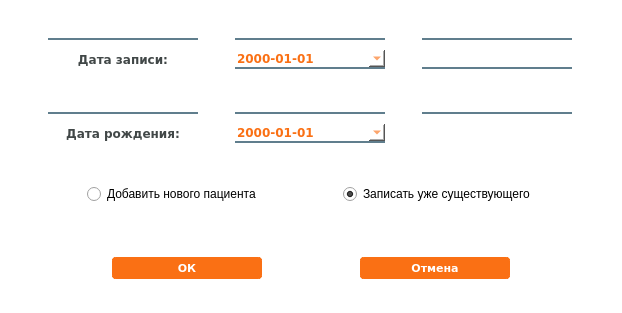
<?xml version="1.0" encoding="UTF-8"?>
<ui version="4.0">
 <class>Add</class>
 <widget class="QDialog" name="Add">
  <property name="geometry">
   <rect>
    <x>0</x>
    <y>0</y>
    <width>618</width>
    <height>313</height>
   </rect>
  </property>
  <property name="windowTitle">
   <string>Dialog</string>
  </property>
  <property name="styleSheet">
   <string notr="true">QDialog{
background:#ffffff;
}</string>
  </property>
  <layout class="QGridLayout" name="gridLayout_5">
   <item row="0" column="0">
    <widget class="QFrame" name="frame_19">
     <property name="sizePolicy">
      <sizepolicy hsizetype="Preferred" vsizetype="Preferred">
       <horstretch>0</horstretch>
       <verstretch>0</verstretch>
      </sizepolicy>
     </property>
     <property name="minimumSize">
      <size>
       <width>600</width>
       <height>0</height>
      </size>
     </property>
     <property name="frameShape">
      <enum>QFrame::NoFrame</enum>
     </property>
     <property name="frameShadow">
      <enum>QFrame::Raised</enum>
     </property>
     <layout class="QGridLayout" name="gridLayout_2">
      <property name="leftMargin">
       <number>0</number>
      </property>
      <property name="topMargin">
       <number>0</number>
      </property>
      <property name="rightMargin">
       <number>0</number>
      </property>
      <property name="bottomMargin">
       <number>0</number>
      </property>
      <property name="spacing">
       <number>0</number>
      </property>
      <item row="0" column="0">
       <widget class="QLineEdit" name="doctor">
        <property name="sizePolicy">
         <sizepolicy hsizetype="Fixed" vsizetype="Fixed">
          <horstretch>0</horstretch>
          <verstretch>0</verstretch>
         </sizepolicy>
        </property>
        <property name="minimumSize">
         <size>
          <width>150</width>
          <height>0</height>
         </size>
        </property>
        <property name="styleSheet">
         <string notr="true">QLineEdit {
  background-color: #ffffff;
   color: #fa7014;
  border-style:none none solid none;
  font-family:Verdana;
font-size:10;
font-weight:bold;
border-width: 2px;
border-color:#607e8d;
}

QLineEdit::hover {
	border-color:#435863;
	border-width: 2.5px;
}

QLineEdit::pressed{
	border-color:#263238;
  color: #414747; 

}




</string>
        </property>
       </widget>
      </item>
      <item row="0" column="1">
       <widget class="QLineEdit" name="cabinet">
        <property name="sizePolicy">
         <sizepolicy hsizetype="Fixed" vsizetype="Fixed">
          <horstretch>0</horstretch>
          <verstretch>0</verstretch>
         </sizepolicy>
        </property>
        <property name="minimumSize">
         <size>
          <width>150</width>
          <height>0</height>
         </size>
        </property>
        <property name="styleSheet">
         <string notr="true">QLineEdit {
  background-color: #ffffff;
   color: #fa7014;
  border-style:none none solid none;
  font-family:Verdana;
font-size:10;
font-weight:bold;
border-width: 2px;
border-color:#607e8d;
}

QLineEdit::hover {
	border-color:#435863;
	border-width: 2.5px;
}

QLineEdit::pressed{
	border-color:#263238;
  color: #414747; 

}




</string>
        </property>
       </widget>
      </item>
      <item row="0" column="2">
       <widget class="QLineEdit" name="time">
        <property name="sizePolicy">
         <sizepolicy hsizetype="Fixed" vsizetype="Fixed">
          <horstretch>0</horstretch>
          <verstretch>0</verstretch>
         </sizepolicy>
        </property>
        <property name="minimumSize">
         <size>
          <width>150</width>
          <height>0</height>
         </size>
        </property>
        <property name="styleSheet">
         <string notr="true">QLineEdit {
  background-color: #ffffff;
   color: #fa7014;
  border-style:none none solid none;
  font-family:Verdana;
font-size:10;
font-weight:bold;
border-width: 2px;
border-color:#607e8d;
}

QLineEdit::hover {
	border-color:#435863;
	border-width: 2.5px;
}

QLineEdit::pressed{
	border-color:#263238;
  color: #414747; 

}




</string>
        </property>
       </widget>
      </item>
      <item row="1" column="1">
       <widget class="QDateEdit" name="dateEdit">
        <property name="styleSheet">
         <string notr="true">QDateTimeEdit {
  background-color: #ffffff;
   color: #fa7014;
  border-style:none none solid none;
  font-family:Verdana;
font-size:10;
font-weight:bold;
border-width: 2px;
border-color:#607e8d;
}

</string>
        </property>
        <property name="displayFormat">
         <string>yyyy-MM-dd</string>
        </property>
        <property name="calendarPopup">
         <bool>true</bool>
        </property>
       </widget>
      </item>
      <item row="1" column="0">
       <widget class="QLabel" name="label">
        <property name="styleSheet">
         <string notr="true">QLabel {
  color: #414747; 
  border-style:nonet;
  font-family:Verdana;
    text-align:  center;
font-size:10;
font-weight:bold;

}</string>
        </property>
        <property name="text">
         <string>Дата записи:</string>
        </property>
        <property name="alignment">
         <set>Qt::AlignCenter</set>
        </property>
       </widget>
      </item>
      <item row="1" column="2">
       <widget class="QLineEdit" name="patient">
        <property name="sizePolicy">
         <sizepolicy hsizetype="Fixed" vsizetype="Fixed">
          <horstretch>0</horstretch>
          <verstretch>0</verstretch>
         </sizepolicy>
        </property>
        <property name="minimumSize">
         <size>
          <width>150</width>
          <height>0</height>
         </size>
        </property>
        <property name="focusPolicy">
         <enum>Qt::StrongFocus</enum>
        </property>
        <property name="styleSheet">
         <string notr="true">QLineEdit {
  background-color: #ffffff;
   color: #fa7014;
  border-style:none none solid none;
  font-family:Verdana;
font-size:10;
font-weight:bold;
border-width: 2px;
border-color:#607e8d;
}

QLineEdit::hover {
	border-color:#435863;
	border-width: 2.5px;
}

QLineEdit::pressed{
	border-color:#263238;
  color: #414747; 

}




</string>
        </property>
       </widget>
      </item>
     </layout>
    </widget>
   </item>
   <item row="1" column="0">
    <widget class="QFrame" name="frame_20">
     <property name="sizePolicy">
      <sizepolicy hsizetype="Preferred" vsizetype="Preferred">
       <horstretch>0</horstretch>
       <verstretch>0</verstretch>
      </sizepolicy>
     </property>
     <property name="minimumSize">
      <size>
       <width>600</width>
       <height>0</height>
      </size>
     </property>
     <property name="frameShape">
      <enum>QFrame::NoFrame</enum>
     </property>
     <property name="frameShadow">
      <enum>QFrame::Raised</enum>
     </property>
     <layout class="QGridLayout" name="gridLayout_3">
      <property name="leftMargin">
       <number>0</number>
      </property>
      <property name="topMargin">
       <number>0</number>
      </property>
      <property name="rightMargin">
       <number>0</number>
      </property>
      <property name="bottomMargin">
       <number>0</number>
      </property>
      <property name="spacing">
       <number>0</number>
      </property>
      <item row="0" column="2">
       <widget class="QLineEdit" name="passport">
        <property name="sizePolicy">
         <sizepolicy hsizetype="Fixed" vsizetype="Fixed">
          <horstretch>0</horstretch>
          <verstretch>0</verstretch>
         </sizepolicy>
        </property>
        <property name="minimumSize">
         <size>
          <width>150</width>
          <height>0</height>
         </size>
        </property>
        <property name="styleSheet">
         <string notr="true">QLineEdit {
  background-color: #ffffff;
   color: #fa7014;
  border-style:none none solid none;
  font-family:Verdana;
font-size:10;
font-weight:bold;
border-width: 2px;
border-color:#607e8d;
}

QLineEdit::hover {
	border-color:#435863;
	border-width: 2.5px;
}

QLineEdit::pressed{
	border-color:#263238;
  color: #414747; 

}




</string>
        </property>
       </widget>
      </item>
      <item row="0" column="1">
       <widget class="QLineEdit" name="strahovk">
        <property name="sizePolicy">
         <sizepolicy hsizetype="Fixed" vsizetype="Fixed">
          <horstretch>0</horstretch>
          <verstretch>0</verstretch>
         </sizepolicy>
        </property>
        <property name="minimumSize">
         <size>
          <width>150</width>
          <height>0</height>
         </size>
        </property>
        <property name="styleSheet">
         <string notr="true">QLineEdit {
  background-color: #ffffff;
   color: #fa7014;
  border-style:none none solid none;
  font-family:Verdana;
font-size:10;
font-weight:bold;
border-width: 2px;
border-color:#607e8d;
}

QLineEdit::hover {
	border-color:#435863;
	border-width: 2.5px;
}

QLineEdit::pressed{
	border-color:#263238;
  color: #414747; 

}




</string>
        </property>
       </widget>
      </item>
      <item row="0" column="0">
       <widget class="QLineEdit" name="address">
        <property name="sizePolicy">
         <sizepolicy hsizetype="Fixed" vsizetype="Fixed">
          <horstretch>0</horstretch>
          <verstretch>0</verstretch>
         </sizepolicy>
        </property>
        <property name="minimumSize">
         <size>
          <width>150</width>
          <height>0</height>
         </size>
        </property>
        <property name="styleSheet">
         <string notr="true">QLineEdit {
  background-color: #ffffff;
   color: #fa7014;
  border-style:none none solid none;
  font-family:Verdana;
font-size:10;
font-weight:bold;
border-width: 2px;
border-color:#607e8d;
}

QLineEdit::hover {
	border-color:#435863;
	border-width: 2.5px;
}

QLineEdit::pressed{
	border-color:#263238;
  color: #414747; 

}




</string>
        </property>
       </widget>
      </item>
      <item row="1" column="0">
       <widget class="QLabel" name="label_2">
        <property name="styleSheet">
         <string notr="true">QLabel {
  color: #414747; 
  border-style:nonet;
  font-family:Verdana;
    text-align:  center;
font-size:10;
font-weight:bold;

}</string>
        </property>
        <property name="text">
         <string>Дата рождения:</string>
        </property>
        <property name="alignment">
         <set>Qt::AlignCenter</set>
        </property>
       </widget>
      </item>
      <item row="1" column="1">
       <widget class="QDateEdit" name="dateEdit_2">
        <property name="styleSheet">
         <string notr="true">QDateTimeEdit {
  background-color: #ffffff;
   color: #fa7014;
  border-style:none none solid none;
  font-family:Verdana;
font-size:10;
font-weight:bold;
border-width: 2px;
border-color:#607e8d;
}

</string>
        </property>
        <property name="displayFormat">
         <string>yyyy-MM-dd</string>
        </property>
        <property name="calendarPopup">
         <bool>true</bool>
        </property>
       </widget>
      </item>
     </layout>
    </widget>
   </item>
   <item row="2" column="0">
    <widget class="QFrame" name="frame_2">
     <property name="layoutDirection">
      <enum>Qt::LeftToRight</enum>
     </property>
     <property name="frameShape">
      <enum>QFrame::NoFrame</enum>
     </property>
     <property name="frameShadow">
      <enum>QFrame::Sunken</enum>
     </property>
     <layout class="QGridLayout" name="gridLayout_4">
      <property name="sizeConstraint">
       <enum>QLayout::SetNoConstraint</enum>
      </property>
      <property name="leftMargin">
       <number>0</number>
      </property>
      <property name="topMargin">
       <number>0</number>
      </property>
      <property name="rightMargin">
       <number>0</number>
      </property>
      <property name="bottomMargin">
       <number>0</number>
      </property>
      <property name="horizontalSpacing">
       <number>6</number>
      </property>
      <property name="verticalSpacing">
       <number>0</number>
      </property>
      <item row="0" column="0">
       <widget class="QRadioButton" name="radioButton">
        <property name="sizePolicy">
         <sizepolicy hsizetype="Fixed" vsizetype="Fixed">
          <horstretch>0</horstretch>
          <verstretch>0</verstretch>
         </sizepolicy>
        </property>
        <property name="text">
         <string>Добавить нового пациента</string>
        </property>
       </widget>
      </item>
      <item row="0" column="1">
       <widget class="QRadioButton" name="radioButton_2">
        <property name="sizePolicy">
         <sizepolicy hsizetype="Fixed" vsizetype="Fixed">
          <horstretch>0</horstretch>
          <verstretch>0</verstretch>
         </sizepolicy>
        </property>
        <property name="text">
         <string>Записать уже существующего</string>
        </property>
        <property name="checked">
         <bool>true</bool>
        </property>
       </widget>
      </item>
     </layout>
    </widget>
   </item>
   <item row="3" column="0">
    <widget class="QFrame" name="frame">
     <property name="frameShape">
      <enum>QFrame::NoFrame</enum>
     </property>
     <property name="frameShadow">
      <enum>QFrame::Plain</enum>
     </property>
     <layout class="QGridLayout" name="gridLayout">
      <item row="0" column="0">
       <widget class="QPushButton" name="pushButton_3">
        <property name="sizePolicy">
         <sizepolicy hsizetype="Fixed" vsizetype="Fixed">
          <horstretch>0</horstretch>
          <verstretch>0</verstretch>
         </sizepolicy>
        </property>
        <property name="minimumSize">
         <size>
          <width>150</width>
          <height>0</height>
         </size>
        </property>
        <property name="font">
         <font>
          <family>Verdana</family>
          <pointsize>8</pointsize>
          <weight>75</weight>
          <bold>true</bold>
         </font>
        </property>
        <property name="styleSheet">
         <string notr="true">QPushButton {
  background-color: #fa7014;
  color: white; 
 border-style: solid;
  border-color: #fa7014;
	border-width:4px;
	border-radius:4px;
}

QPushButton:hover {
    background-color: #fb9b5a;
border-color: #fb9b5a;
}
</string>
        </property>
        <property name="text">
         <string>ОК</string>
        </property>
       </widget>
      </item>
      <item row="0" column="1">
       <widget class="QPushButton" name="pushButton_4">
        <property name="sizePolicy">
         <sizepolicy hsizetype="Fixed" vsizetype="Fixed">
          <horstretch>0</horstretch>
          <verstretch>0</verstretch>
         </sizepolicy>
        </property>
        <property name="minimumSize">
         <size>
          <width>150</width>
          <height>0</height>
         </size>
        </property>
        <property name="font">
         <font>
          <family>Verdana</family>
          <pointsize>8</pointsize>
          <weight>75</weight>
          <bold>true</bold>
         </font>
        </property>
        <property name="styleSheet">
         <string notr="true">QPushButton {
  background-color: #fa7014;
  color: white; 
 border-style: solid;
  border-color: #fa7014;
	border-width:4px;
	border-radius:4px;
}

QPushButton:hover {
    background-color: #fb9b5a;
border-color: #fb9b5a;
}
</string>
        </property>
        <property name="text">
         <string>Отмена</string>
        </property>
       </widget>
      </item>
     </layout>
    </widget>
   </item>
  </layout>
 </widget>
 <tabstops>
  <tabstop>doctor</tabstop>
  <tabstop>cabinet</tabstop>
  <tabstop>time</tabstop>
  <tabstop>dateEdit</tabstop>
  <tabstop>patient</tabstop>
  <tabstop>address</tabstop>
  <tabstop>strahovk</tabstop>
  <tabstop>passport</tabstop>
  <tabstop>dateEdit_2</tabstop>
  <tabstop>radioButton</tabstop>
  <tabstop>radioButton_2</tabstop>
  <tabstop>pushButton_3</tabstop>
  <tabstop>pushButton_4</tabstop>
 </tabstops>
 <resources/>
 <connections/>
</ui>
